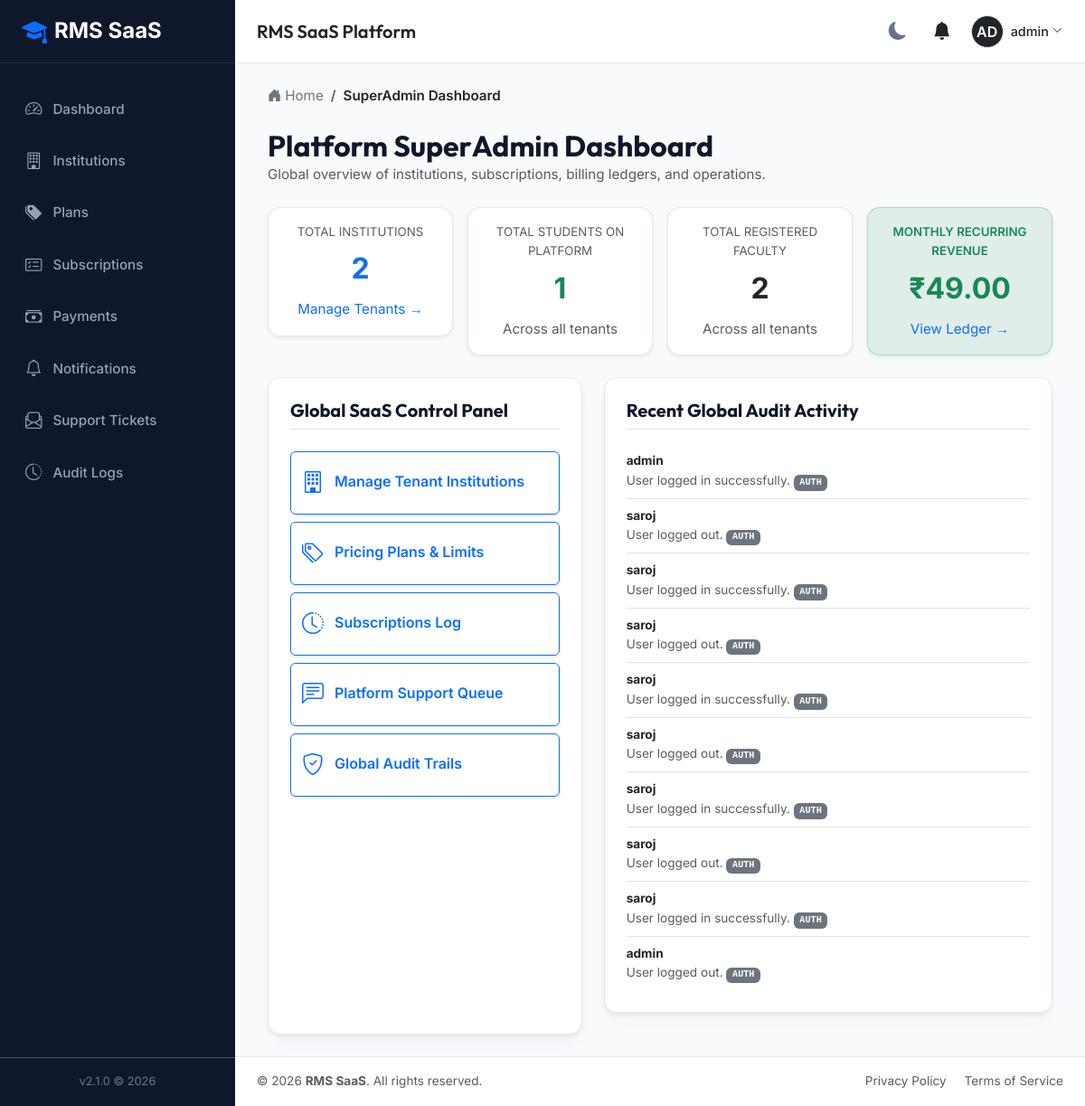
Screenshot of /superadmin/ (signed in) with the database file from the repository.
### accounts/models.py (models this page shows, shortened)
class User(AbstractUser):
    class Role(models.TextChoices):
        SUPER_ADMIN = 'SUPER_ADMIN', 'Super Admin'
        INSTITUTION_OWNER = 'INSTITUTION_OWNER', 'Institution Owner'
        INSTITUTION_ADMIN = 'INSTITUTION_ADMIN', 'Institution Admin'
        EXAM_CONTROLLER = 'EXAM_CONTROLLER', 'Examination Controller'
        HOD = 'HOD', 'Head of Department'
        FACULTY = 'FACULTY', 'Faculty'
        STUDENT = 'STUDENT', 'Student'
    role = models.CharField(max_length=30, choices=Role.choices, default=Role.STUDENT)
    institution = models.ForeignKey(
        'tenants.Institution',
        on_delete=models.SET_NULL,
        null=True,
        blank=True,
        related_name='users'
    )
    phone = models.CharField(max_length=20, blank=True, null=True)
    profile_picture = models.ImageField(upload_to='profile_pics/', blank=True, null=True)
    created_at = models.DateTimeField(auto_now_add=True)
    updated_at = models.DateTimeField(auto_now=True)
    @property
    def is_super_admin(self):
        return self.role == self.Role.SUPER_ADMIN or self.is_superuser
    @property
    def is_institution_admin(self):
        return self.role in [self.Role.INSTITUTION_OWNER, self.Role.INSTITUTION_ADMIN]

### audit/models.py (models this page shows, shortened)
class AuditLog(models.Model):
    institution = models.ForeignKey(
        Institution,
        on_delete=models.CASCADE,
        related_name='audit_logs',
        null=True,
        blank=True
    )
    user = models.ForeignKey(
        settings.AUTH_USER_MODEL,
        on_delete=models.SET_NULL,
        null=True,
        related_name='audit_logs'
    )
    user_role = models.CharField(max_length=50, blank=True, null=True)
    action = models.CharField(max_length=255)  # e.g., "Faculty changed Mathematics marks from 72 to 78."
    module = models.CharField(max_length=100)  # e.g., "MARKS", "RESULTS", "ACADEMICS"
    ip_address = models.GenericIPAddressField(blank=True, null=True)
    timestamp = models.DateTimeField(auto_now_add=True)
    class Meta:
        ordering = ['-timestamp']

### tenants/views.py (the view)
# urls.py: path('superadmin/', views.superadmin_dashboard, name='superadmin_dashboard'),
@login_required
def superadmin_dashboard(request):
    if not request.user.is_super_admin:
        messages.error(request, "Access denied.")
        return redirect('dashboard')
    context = {
        'total_institutions': Institution.objects.count(),
        'active_institutions': Institution.objects.filter(is_active=True).count(),
        'suspended_institutions': Institution.objects.filter(is_active=False).count(),
        'trial_subs': Subscription.objects.filter(status=Subscription.Status.TRIAL).count(),
        'total_students': Student.objects.count(),
        'total_faculty': Faculty.objects.count(),
        'mrr': Subscription.objects.filter(status=Subscription.Status.ACTIVE).aggregate(total=models.Sum('plan__price_monthly'))['total'] or 0.0,
        'recent_activity': AuditLog.objects.all()[:10],
        'breadcrumbs': [{'name': 'SuperAdmin Dashboard', 'url': '#'}]
    }
    return render(request, 'superadmin/dashboard.html', context)

### notifications/context_processors.py (called while the page is built)
def unread_notifications(request):
    if request.user.is_authenticated:
        unread_notifications = Notification.objects.filter(user=request.user, is_read=False).order_by('-created_at')
        return {
            'unread_notifications': unread_notifications,
            'unread_notifications_list': unread_notifications,
            'unread_notifications_count': unread_notifications.count()
        }
    return {}

### tenants/context_processors.py (called while the page is built, shortened)
def institution_context(request):
    context = {
        'current_institution': None,
        'institution_settings': None
    }
    return context

### templates/superadmin/dashboard.html (shortened to what this page needs)
{% extends "base.html" %}
{% block content %}
<div class="mb-4">
    <h2 class="font-heading fw-bold m-0">Platform SuperAdmin Dashboard</h2>
    <p class="text-muted m-0">Global overview of institutions, subscriptions, billing ledgers, and operations.</p>
</div>
<div class="row g-3 mb-4">
    <div class="col-md-3">
        <div class="rms-card p-3 mb-0 text-center shadow-sm">
            <small class="text-muted d-block mb-1">TOTAL INSTITUTIONS</small>
            <span class="fs-2 fw-bold text-primary">{{ total_institutions }}</span>
            <a href="{% url 'superadmin_institutions' %}" class="d-block mt-2 fs-7 text-decoration-none">Manage Tenants →</a>
        </div>
    </div>
    <div class="col-md-3">
        <div class="rms-card p-3 mb-0 text-center shadow-sm">
            <small class="text-muted d-block mb-1">TOTAL STUDENTS ON PLATFORM</small>
            <span class="fs-2 fw-bold text-success">{{ total_students }}</span>
            <span class="d-block mt-2 fs-7 text-muted">Across all tenants</span>
        </div>
    </div>
    <div class="col-md-3">
        <div class="rms-card p-3 mb-0 text-center shadow-sm">
            <small class="text-muted d-block mb-1">TOTAL REGISTERED FACULTY</small>
            <span class="fs-2 fw-bold text-dark">{{ total_faculty }}</span>
            <span class="d-block mt-2 fs-7 text-muted">Across all tenants</span>
        </div>
    </div>
    <div class="col-md-3">
        <div class="rms-card p-3 mb-0 text-center shadow-sm bg-success bg-opacity-10 border-success border-opacity-25">
            <small class="text-success fw-semibold d-block mb-1">MONTHLY RECURRING REVENUE</small>
            <span class="fs-2 fw-bold text-success">₹{{ mrr|floatformat:2 }}</span>
            <a href="{% url 'superadmin_payments' %}" class="d-block mt-2 fs-7 text-decoration-none">View Ledger →</a>
        </div>
    </div>
</div>
<div class="row g-4">
    <div class="col-lg-5">
        <div class="rms-card p-4 h-100">
            <h5 class="fw-bold font-heading mb-4 border-bottom pb-2">Global SaaS Control Panel</h5>
            <div class="d-grid gap-2">
                <a href="{% url 'superadmin_institutions' %}" class="btn btn-outline-primary py-3 fw-semibold text-start shadow-sm">
                    <i class="bi bi-building fs-4 me-2 align-middle"></i> Manage Tenant Institutions
                </a>
                <a href="{% url 'superadmin_plans' %}" class="btn btn-outline-primary py-3 fw-semibold text-start shadow-sm">
                    <i class="bi bi-tags fs-4 me-2 align-middle"></i> Pricing Plans & Limits
                </a>
                <a href="{% url 'superadmin_subscriptions' %}" class="btn btn-outline-primary py-3 fw-semibold text-start shadow-sm">
                    <i class="bi bi-clock-history fs-4 me-2 align-middle"></i> Subscriptions Log
                </a>
                <a href="{% url 'superadmin_support' %}" class="btn btn-outline-primary py-3 fw-semibold text-start shadow-sm">
                    <i class="bi bi-chat-left-text fs-4 me-2 align-middle"></i> Platform Support Queue
                </a>
                <a href="{% url 'superadmin_audit' %}" class="btn btn-outline-primary py-3 fw-semibold text-start shadow-sm">
                    <i class="bi bi-shield-check fs-4 me-2 align-middle"></i> Global Audit Trails
                </a>
            </div>
        </div>
    </div>
    <div class="col-lg-7">
        <div class="rms-card p-4">
            <h5 class="fw-bold font-heading mb-3 border-bottom pb-2">Recent Global Audit Activity</h5>
            {% if recent_activity %}
                <ul class="list-group list-group-flush" style="font-size: 0.85rem;">
                    {% for log in recent_activity %}
                    <li class="list-group-item px-0">
                        <div class="d-flex justify-content-between">
                            <strong class="text-dark">{{ log.user.get_full_name|default:log.user.username }}</strong>
                        </div>
                        <p class="m-0 text-muted">{{ log.action }} <span class="badge bg-secondary font-monospace">{{ log.module }}</span></p>
                    </li>
                    {% endfor %}
                </ul>
            {% else %}
                <p class="text-muted text-center py-4">No global audit logs found.</p>
            {% endif %}
        </div>
    </div>
</div>
{% endblock %}

### templates/partials/navbar.html (shortened to what this page needs)
<nav class="app-navbar no-print">
    <div class="d-flex align-items-center">
        {% if current_institution %}
            <div class="d-flex align-items-center">
                {% if current_institution.logo %}
                    <img src="{{ current_institution.logo.url }}" alt="{{ current_institution.name }} Logo" height="40" class="me-2 rounded">
                {% else %}
                    <div class="bg-primary text-white d-flex align-items-center justify-content-center rounded me-2" style="width: 40px; height: 40px; font-weight: bold;">
                        {{ current_institution.name|slice:":2"|upper }}
                    </div>
                {% endif %}
                <div>
                    <h5 class="m-0 text-dark font-heading">{{ current_institution.name }}</h5>
                    {% if institution_settings.current_session %}
                        <small class="text-muted">Session: {{ institution_settings.current_session.name }}</small>
                    {% endif %}
                </div>
            </div>
        {% else %}
            <h5 class="m-0 text-dark font-heading">RMS SaaS Platform</h5>
        {% endif %}
    </div>
    <div class="d-flex align-items-center gap-3">
        <button class="theme-toggle-btn" id="theme-toggle" title="Toggle Theme">
            <i class="bi bi-moon-fill"></i>
        </button>
        <div class="dropdown">
            <button class="btn btn-link position-relative text-dark p-1" type="button" id="notificationDropdown" data-bs-toggle="dropdown" aria-expanded="false">
                <i class="bi bi-bell-fill fs-5"></i>
            </button>
        </div>
        <div class="dropdown">
            <button class="btn btn-link d-flex align-items-center text-decoration-none p-0 text-dark" type="button" id="userProfileDropdown" data-bs-toggle="dropdown" aria-expanded="false">
                {% if user.profile_picture %}
                    <img src="{{ user.profile_picture.url }}" alt="{{ user.username }}" width="36" height="36" class="rounded-circle border">
                {% else %}
                    <div class="bg-dark text-white rounded-circle d-flex align-items-center justify-content-center border" style="width: 36px; height: 36px; font-weight: 600;">
                        {{ user.username|slice:":2"|upper }}
                    </div>
                {% endif %}
                <span class="ms-2 d-none d-md-inline" style="font-size: 0.9rem; font-weight: 500;">{{ user.get_full_name|default:user.username }}</span>
                <i class="bi bi-chevron-down ms-1" style="font-size: 0.7rem;"></i>
            </button>
        </div>
    </div>
</nav>

### static/css/styles.css (style rules this page uses)
:root { --bg-primary: #f8fafc; --bg-secondary: #ffffff; --text-primary: #0f172a; --text-secondary: #64748b; --border-color: #e2e8f0; --card-shadow: 0 4px 6px -1px rgba(0, 0, 0, 0.05), 0 2px 4px -1px rgba(0, 0, 0, 0.02), 0 10px 15px -3px rgba(0, 0, 0, 0.03); --sidebar-bg: #0f172a; --sidebar-text: #94a3b8; --sidebar-active-bg: #1e293b; --sidebar-active-text: #ffffff; --primary: #4f46e5; --primary-hover: #4338ca; --success: #10b981; --warning: #f59e0b; --danger: #ef4444; --info: #06b6d4; --font-heading: 'Outfit', sans-serif; --font-body: 'Inter', sans-serif; --radius-lg: 14px; --radius-md: 10px; --transition-fast: 0.2s ease; }
body { background-color: var(--bg-primary); color: var(--text-primary); font-family: var(--font-body); font-size: 0.95rem; line-height: 1.6; transition: background-color var(--transition-fast), color var(--transition-fast); }
h1, h2, h3, h4, h5, h6 { font-family: var(--font-heading); font-weight: 600; }
.app-navbar { background-color: var(--bg-secondary); border-bottom: 1px solid var(--border-color); height: 70px; padding: 0 1.5rem; display: flex; align-items: center; justify-content: space-between; }
.rms-card { background-color: var(--bg-secondary); border: 1px solid var(--border-color); border-radius: var(--radius-lg); box-shadow: var(--card-shadow); padding: 1.5rem; margin-bottom: 1.5rem; transition: transform var(--transition-fast), box-shadow var(--transition-fast); }
.theme-toggle-btn { cursor: pointer; background: none; border: none; color: var(--text-secondary); font-size: 1.25rem; padding: 0.5rem; border-radius: 50%; display: flex; align-items: center; justify-content: center; transition: all var(--transition-fast); }

### rows the page displays
User: username "AD", get_full_name "admin"
AuditLog: user.get_full_name "admin", action "User logged in successfully.", module "AUTH"
AuditLog: user.get_full_name "saroj", action "User logged out.", module "AUTH"
AuditLog: user.get_full_name "saroj", action "User logged in successfully.", module "AUTH"
AuditLog: user.get_full_name "saroj", action "User logged out.", module "AUTH"
AuditLog: user.get_full_name "saroj", action "User logged in successfully.", module "AUTH"
AuditLog: user.get_full_name "saroj", action "User logged out.", module "AUTH"
AuditLog: user.get_full_name "saroj", action "User logged in successfully.", module "AUTH"
AuditLog: user.get_full_name "saroj", action "User logged out.", module "AUTH"
AuditLog: user.get_full_name "saroj", action "User logged in successfully.", module "AUTH"
AuditLog: user.get_full_name "admin", action "User logged out.", module "AUTH"

### other values shown
{{ crumb.name }} "SuperAdmin Dashboard"
{{ total_institutions }} "2"
{{ total_students }} "1"
{{ total_faculty }} "2"
{{ mrr|floatformat:2 }} "49.00"
